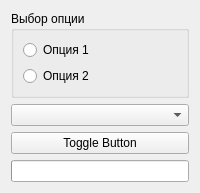
<?xml version="1.0" encoding="UTF-8"?>
<ui version="4.0">
 <class>MainWindow</class>
 <widget class="QWidget" name="MainWindow">
  <layout class="QVBoxLayout" name="verticalLayout">
   <item>
    <widget class="QGroupBox" name="groupBox">
     <property name="title">
      <string>Выбор опции</string>
     </property>
     <layout class="QVBoxLayout" name="verticalLayout_2">
      <item>
       <widget class="QRadioButton" name="radioButton1">
        <property name="text">
         <string>Опция 1</string>
        </property>
       </widget>
      </item>
      <item>
       <widget class="QRadioButton" name="radioButton2">
        <property name="text">
         <string>Опция 2</string>
        </property>
       </widget>
      </item>
     </layout>
    </widget>
   </item>
   <item>
    <widget class="QComboBox" name="comboBox"/>
   </item>
   <item>
    <widget class="QPushButton" name="toggleButton">
     <property name="text">
      <string>Toggle Button</string>
     </property>
     <property name="checkable">
      <bool>true</bool>
     </property>
    </widget>
   </item>
   <item>
    <widget class="QProgressBar" name="progressBar"/>
   </item>
  </layout>
 </widget>
 <resources/>
 <connections/>
</ui>
